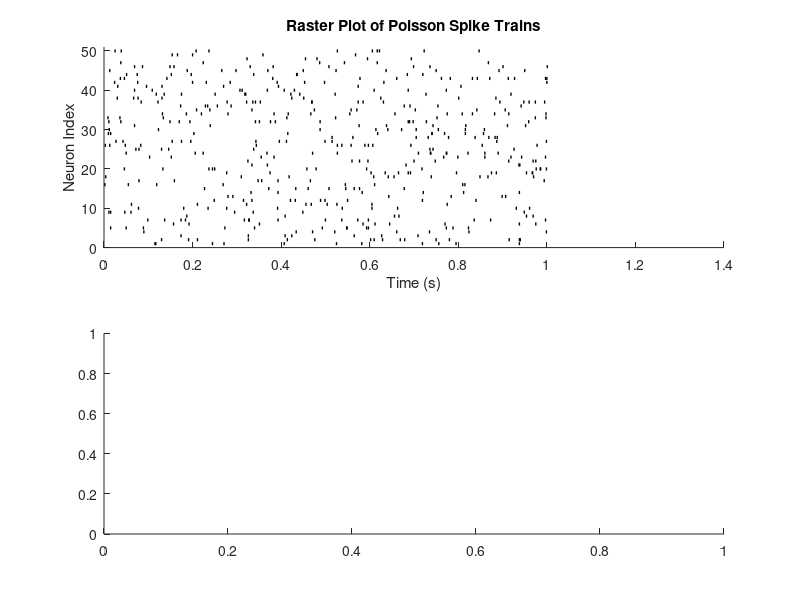

MATLAB code for this plot: (Note: this script raises an error after producing the figure.)
% Parameters
num_neurons = 50;       % Number of neurons
duration = 1;           % Simulation duration in seconds
rate = 10;              % Mean firing rate (Hz)
dt = 0.001;             % Time step (1 ms)

% Time vector
time = 0:dt:duration;   % Time in seconds
num_time_steps = length(time);

% Generate Poisson spike trains
spike_trains = rand(num_neurons, num_time_steps) < rate * dt;

% Raster plot
figure;
subplot(2, 1, 1); % Top plot for raster
hold on;
for neuron = 1:num_neurons
    spike_times = find(spike_trains(neuron, :)) * dt;
    for spike = 1:length(spike_times)
        plot([spike_times(spike) spike_times(spike)], ...
             [neuron - 0.4 neuron + 0.4], 'k', 'LineWidth', 1);
    end
end
title('Raster Plot of Poisson Spike Trains');
xlabel('Time (s)');
ylabel('Neuron Index');
ylim([0, num_neurons + 1]);
hold off;

% Flatten all spike times for ISI calculation
all_spike_times = [];
for neuron = 1:num_neurons
    spike_times = find(spike_trains(neuron, :)) * dt;
    all_spike_times = [all_spike_times, spike_times];
end
all_spike_times = sort(all_spike_times);

% Calculate Inter-Spike Intervals (ISIs)
isis = diff(all_spike_times);

% Histogram of ISIs
subplot(2, 1, 2); % Bottom plot for histogram
histogram(isis, 'Normalization', 'probability', 'BinWidth', 0.001);
title('Histogram of Inter-Spike Intervals (ISIs)');
xlabel('ISI (s)');
ylabel('Probability');


%% With refractory periods


% Parameters
num_neurons = 50;       % Number of neurons
duration = 1;           % Simulation duration in seconds
rate = 5;              % Mean firing rate (Hz)
dt = 0.001;             % Time step (1 ms)
refractory_period = 0.005; % Refractory period in seconds (e.g., 5 ms)

% Time vector
time = 0:dt:duration;   % Time in seconds
num_time_steps = length(time);

% Generate Poisson spike trains with refractory period
spike_trains = false(num_neurons, num_time_steps);

for neuron = 1:num_neurons
    last_spike_time = -Inf; % Initialize the last spike time
    for t = 1:num_time_steps
        if (rand < rate * dt) && ((t * dt) - last_spike_time >= refractory_period)
            spike_trains(neuron, t) = true; % Generate spike
            last_spike_time = t * dt;      % Update last spike time
        end
    end
end

% Raster plot
figure;
subplot(2, 1, 1); % Top plot for raster
hold on;
for neuron = 1:num_neurons
    spike_times = find(spike_trains(neuron, :)) * dt;
    for spike = 1:length(spike_times)
        plot([spike_times(spike) spike_times(spike)], ...
             [neuron - 0.4 neuron + 0.4], 'k', 'LineWidth', 1);
    end
end
title('Raster Plot of Poisson Spike Trains with Refractory Period');
xlabel('Time (s)');
ylabel('Neuron Index');
ylim([0, num_neurons + 1]);
hold off;

%

% Flatten all spike times for ISI calculation
all_spike_times = [];
for neuron = 1:num_neurons
    spike_times = find(spike_trains(neuron, :)) * dt;
    all_spike_times = [all_spike_times, spike_times];
end
all_spike_times = sort(all_spike_times);

% Calculate Inter-Spike Intervals (ISIs)
isisB = diff(all_spike_times);

% Histogram of ISIs
subplot(2, 1, 2); % Bottom plot for histogram
histogram(isis, 'Normalization', 'probability', 'BinWidth', 0.001);
histogram(isisB, 'Normalization', 'probability', 'BinWidth', 0.001);
title('Histogram of Inter-Spike Intervals (ISIs)');
xlabel('ISI (s)');
ylabel('Probability');

%%
% Example ISI data
isisA = rand(1, 1000) * 0.05; % Example ISIs for condition A
isisB = rand(1, 1000) * 0.1;  % Example ISIs for condition B

% Histogram settings
bin_width = 0.001; % Bin width for histograms
edges = 0:bin_width:max([isisA, isisB]); % Define common bin edges

% Create histograms
[countsA, edgesA] = histcounts(isisA, edges, 'Normalization', 'probability');
[countsB, edgesB] = histcounts(isisB, edges, 'Normalization', 'probability');

% Plot the histograms
figure;
hold on;
bar(edgesA(1:end-1), countsA, 'BarWidth', 1, 'FaceColor', 'blue', 'EdgeColor', 'none', 'FaceAlpha', 0.5);
bar(edgesB(1:end-1), countsB, 'BarWidth', 1, 'FaceColor', 'red', 'EdgeColor', 'none', 'FaceAlpha', 0.5);

% Add labels and legend
xlabel('ISI (s)');
ylabel('Probability');
title('Comparison of Inter-Spike Intervals (ISIs)');
legend('Condition A (Low Rate)', 'Condition B (High Rate)');
grid on;
hold off;

%%
% Parameters
num_neurons = 20;       % Number of neurons
num_trials = 100;        % Number of trials
duration = 1;           % Trial duration in seconds
dt = 0.001;             % Time step (1 ms)
base_rate = 5;          % Baseline firing rate (Hz)
stimulus_rate = 30;     % Firing rate during stimulus (Hz)
stimulus_onset = 0.5;   % Stimulus onset time (s)
stimulus_duration = 0.2; % Stimulus duration (s)

% Time vector
time = 0:dt:duration;   
num_time_steps = length(time);

% Adjust Font Size
font_size = 14; % Desired font size for labels and ticks

% Generate spike trains for "no stimulus" condition
spike_trains_no_stim = false(num_trials, num_time_steps);
for trial = 1:num_trials
    spike_trains_no_stim(trial, :) = rand(1, num_time_steps) < base_rate * dt;
end

% Generate spike trains for "with stimulus" condition
spike_trains_with_stim = false(num_trials, num_time_steps);
for trial = 1:num_trials
    for t = 1:num_time_steps
        if time(t) >= stimulus_onset && time(t) < stimulus_onset + stimulus_duration
            spike_trains_with_stim(trial, t) = rand < stimulus_rate * dt; % Higher rate during stimulus
        else
            spike_trains_with_stim(trial, t) = rand < base_rate * dt;    % Baseline rate
        end
    end
end

% Calculate total spikes per trial
total_spikes_no_stim = sum(spike_trains_no_stim, 2); % Sum spikes for each trial
total_spikes_with_stim = sum(spike_trains_with_stim, 2);

% Plot raster for "no stimulus"
figure;
subplot(2, 2, 1);
hold on;
for trial = 1:num_trials
    spike_times = find(spike_trains_no_stim(trial, :)) * dt;
    for spike = 1:length(spike_times)
        plot([spike_times(spike) spike_times(spike)], ...
             [trial - 0.4 trial + 0.4], 'k', 'LineWidth', 3);
    end
end
title('Raster Plot (Baseline)');
xlabel('Time (s)', 'FontSize', font_size);
ylabel('Trial', 'FontSize', font_size);
set(gca, 'FontSize', font_size); % Adjust tick size
xlim([0, duration]);
ylim([0, num_trials + 1]);
hold off;

% Plot raster for "with stimulus"
subplot(2, 2, 2);
hold on;
for trial = 1:num_trials
    spike_times = find(spike_trains_with_stim(trial, :)) * dt;
    for spike = 1:length(spike_times)
        plot([spike_times(spike) spike_times(spike)], ...
             [trial - 0.4 trial + 0.4], 'r', 'LineWidth', 3);
    end
end
title('Raster Plot (Stimulus)');
xlabel('Time (s)', 'FontSize', font_size);
ylabel('Trial', 'FontSize', font_size);
set(gca, 'FontSize', font_size); % Adjust tick size
xlim([0, duration]);
ylim([0, num_trials + 1]);
hold off;

% Plot histogram of total spikes per trial (no stimulus)
subplot(2, 2, 3);
histogram(total_spikes_no_stim, 'BinWidth', 1, 'FaceColor', 'k');
title('Histogram of Total Spikes (Baseline)');
xlabel('Total Spikes per Trial', 'FontSize', font_size);
ylabel('N Trials', 'FontSize', font_size);
set(gca, 'FontSize', font_size); % Adjust tick size
ylim([0 20])
xlim([0 20])
grid on;

% Plot histogram of total spikes per trial (with stimulus)
subplot(2, 2, 4);
histogram(total_spikes_with_stim, 'BinWidth', 1, 'FaceColor', 'r');
title('Histogram of Total Spikes (Stimulus)');
xlabel('Total Spikes per Trial', 'FontSize', font_size);
ylabel('N Trials', 'FontSize', font_size);
set(gca, 'FontSize', font_size); % Adjust tick size
ylim([0 20])
xlim([0 20])
grid on;



